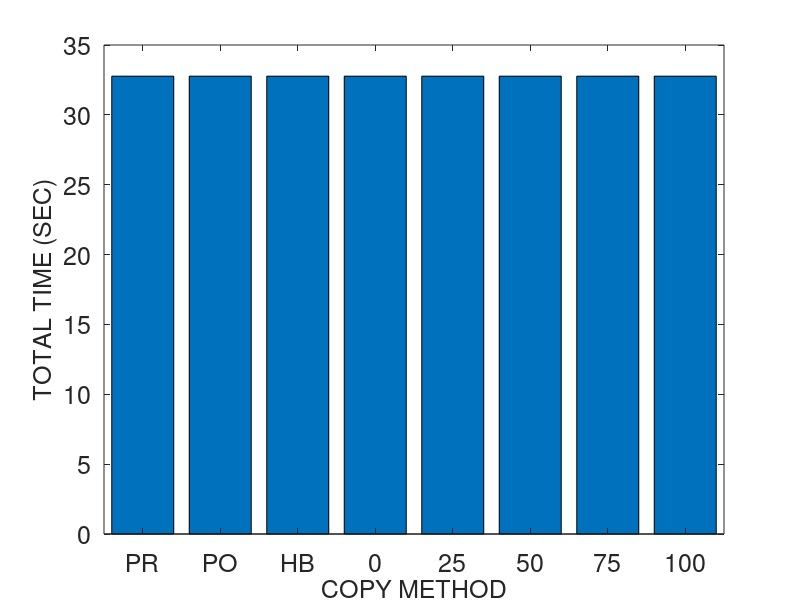
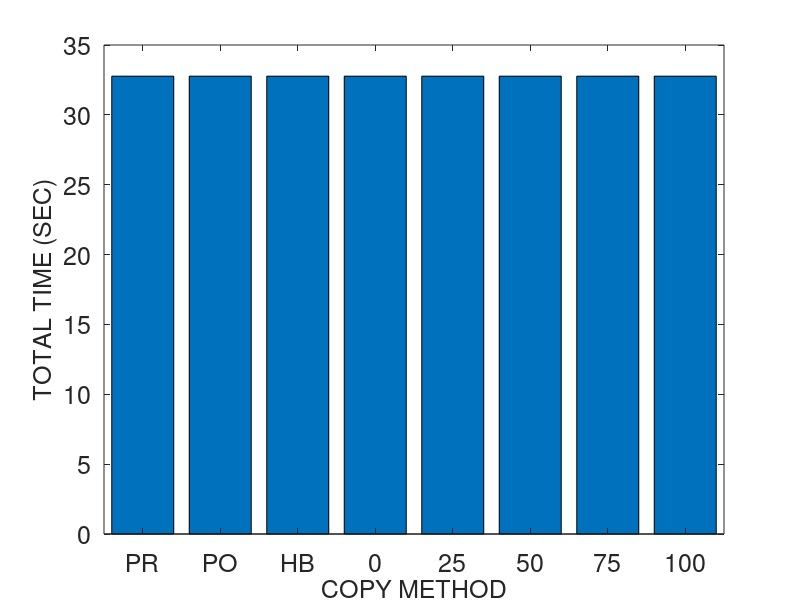
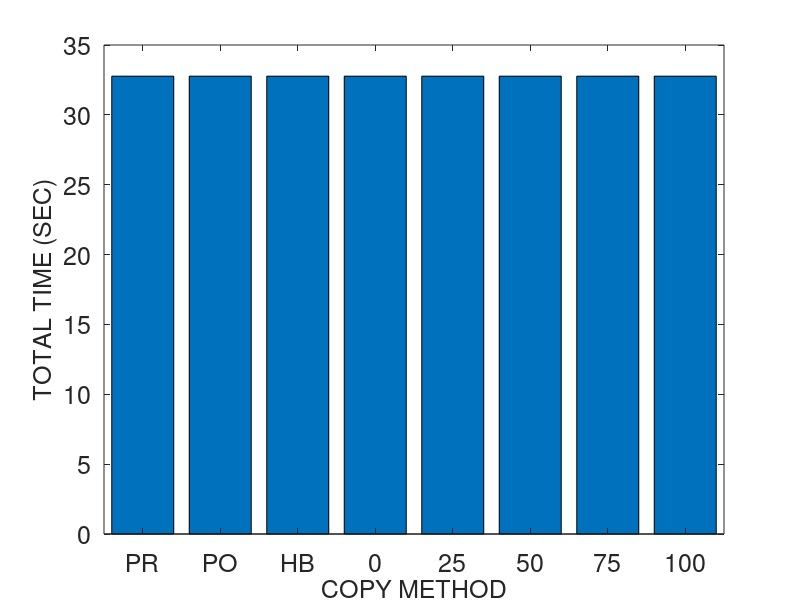
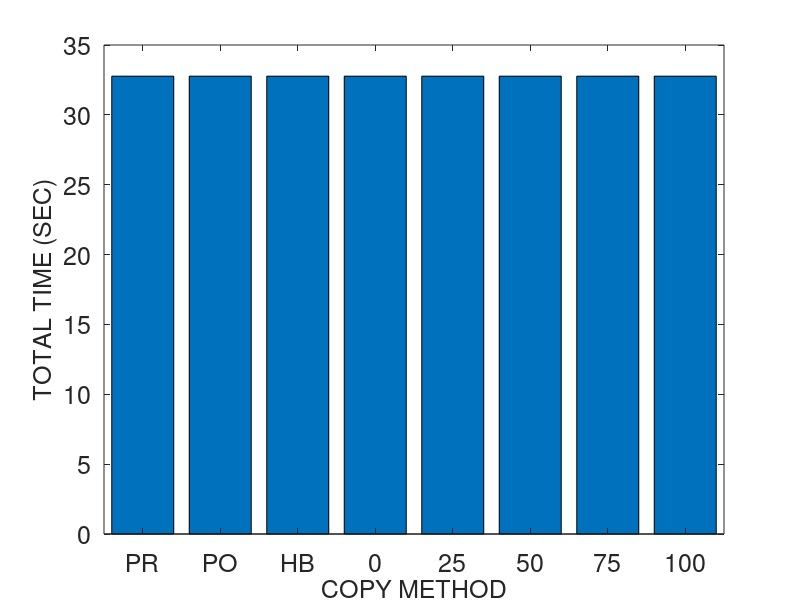

The MATLAB source for these figures, in order:
% basic hybrid copy migration
	global wss numpages readrate dirtyrate pagesize b scinfo
	global totaltime downtime totaldata

% memory size in MB
r = 4096
r *= 1024 % convert to KB

% page dirty rate in percent (%): against to total memory pages
readrate = 100
prefix = strcat ("M4G_R", num2str(readrate))
readrate /= 100

dirtyrate = 0 
prefix = strcat (prefix, "_W", num2str(dirtyrate))
dirtyrate /= 100

% prediction accuracy 0 through 1
acc = 0

pagesize = 4 % in KB
numpages = r / pagesize

% delta compression rate
comp = 0.5 

% amount of CPU and device states in KB 
scinfo = 100

% working set size in number of pages
wss = numpages * 0.25

% 0: zero, 1: read, 2: dirtied, 3: inactive data
mem = zeros(1, numpages);

run = 1

%prefix = strcat (prefix, "_acc", num2str(acc), "_r", num2str(run))

% bandwidth in gbps
b = 1000 
b = b * 1024/8 % convert to KB

%fontsize = 10
fontsize = 18
%fontsize = 20

totaltime = 0;
downtime = 0;
totaldata = 0;

A = zeros(8, 3);

%%%%%%%%%%%%%%%%%%%%%%%%%%%%%%
% precopy migration
%%%%%%%%%%%%%%%%%%%%%%%%%%%%%%
fprintf('\n')
disp('==================== Precopy migration ====================')
% iterations
present = numpages * pagesize
iter = 0
while present > 50 && iter < 29 && totaldata < 4*r
	pretime = present / b
	totaltime += pretime
	totaldata += present
	present = numpages * pagesize * dirtyrate 
	%dirts = wss * dirtyrate
	iter += 1
end

% stop-and-copy phase
% stop conditions: 29 iterations, 50 pages, 4 memory size sent
scsent = scinfo + present * pagesize
downtime = scsent / b
totaltime += downtime
totaldata += scsent

% network fault rate
NFR = 0

A (1, 1) = totaltime;
A (1, 2) = downtime;
A (1, 3) = totaldata;

%%%%%%%%%%%%%%%%%%%%%%%%%%%%%%
% postcopy migration
%%%%%%%%%%%%%%%%%%%%%%%%%%%%%%
fprintf('\n')
disp('===================== Postcopy migration ======================')
totaltime = 0;
downtime = 0;
totaldata = 0;

% stop-and-copy phase
scsent = scinfo
downtime = scsent / b
totaltime += downtime
totaldata += scsent

% prepaging (bubbling) and on-demand paging
postsent = r
posttime = postsent/b
totaltime += posttime
totaldata += postsent
% network fault rate
NFR = 0.2

A (2, 1) = totaltime;
A (2, 2) = downtime;
A (2, 3) = totaldata;

%%%%%%%%%%%%%%%%%%%%%%%%%%%%%%
% hybrid copy migration
%%%%%%%%%%%%%%%%%%%%%%%%%%%%%%
fprintf('\n')
disp('==================== Hybrid copy migration ====================')
totaltime = 0;
downtime = 0;
totaldata = 0;

% precopy phase: single iteration
present = r
pretime = present / b
totaltime += pretime
totaldata += present

% stop-and-copy phase
bitmapsize = numpages * dirtyrate/8/1024 % KB
scsent = scinfo + bitmapsize
downtime = scsent / b
totaltime += downtime
totaldata += scsent

% postcopy phase: prepaging (bubbling) and on-demand paging
%dirts = wss * dirtyrate
dirts = numpages * dirtyrate
postsent = dirts * pagesize
posttime = postsent/b
totaltime += posttime
totaldata += postsent
% network fault rate
NFR = 0.2

A (3, 1) = totaltime;
A (3, 2) = downtime;
A (3, 3) = totaldata;

%%%%%%%%%%%%%%%%%%%%%%%%%%%%%%
% proactive hybrid copy migration
%%%%%%%%%%%%%%%%%%%%%%%%%%%%%%
%disp(char(10))
fprintf('\n')
disp('=============== Proactive hybrid copy migration ================')

function [tt, dt, td] = prohybrid(acc)
	global wss numpages readrate dirtyrate pagesize b scinfo
	global totaltime downtime totaldata

	totaltime = 0;
	downtime = 0;
	totaldata = 0;

% precopy phase
% LRU, PFR

% scan the dirtied pages
% for dirtied pages
% 	mark dirtied (1)
% 	mem(random (1, wss * 0.1))	
%randperm(int64(wss * 0.1));
% for read pages
% 	mark read (2)
% 	mem (random (wss * 0.1, wss * 0.2))

% for pages
% 	predict read/write

% send the pages most likely to be read and least likely to be dirtied
% do not send the pages most likely to be dirtied
% construct queue with the order of p1/p2
%reads = numpages * 0.4 
% total read rate = wss * read_rate = 0.25 * 0.16 = 0.04 (4%)
%read_rate = 0.16
%read_rate = 0.04 % 4% of total memory
% total write rate = wss * write_rate = 0.25 * 0.16 = 0.04 (4%)
%write_rate = 0.16
%write_rate = 0.04 % 4% of total memory
% simple case: readonly pages (RO) - zero dirtied pages 
%RO = 0.3
	pred_pages = numpages * readrate * acc

% LRU
% for LRU queue
% 	mark sent
%	insert the pages into cache and perform delta compression

	present = pred_pages * pagesize
	pretime = present/b
	totaltime += pretime
	totaldata += present

	% stop-and-copy phase
	% send the CPU and device states
	bitmapsize = numpages * dirtyrate / 8 / 1024 % KB
	scsent = scinfo + bitmapsize
	downtime = scsent/b
	totaltime += downtime
	totaldata += scsent

	% postcopy phase
	postsent = (numpages - pred_pages) * pagesize

	% exclude the predicted dirtied pages 
	pred_dirts = numpages * dirtyrate * acc
	postsent = (numpages - pred_pages - pred_dirts) * pagesize
	posttime = postsent/b
	totaltime += posttime
	totaldata += postsent
end

% network fault rate
NFR = 0.2

prohybrid(acc)
A (4, 1) = totaltime;
A (4, 2) = downtime;
A (4, 3) = totaldata;

acc = 0.25
prohybrid(acc);
A (5, 1) = totaltime;
A (5, 2) = downtime;
A (5, 3) = totaldata;

acc = 0.5
prohybrid(acc);
A (6, 1) = totaltime;
A (6, 2) = downtime;
A (6, 3) = totaldata;

acc = 0.75
prohybrid(acc);
A (7, 1) = totaltime;
A (7, 2) = downtime;
A (7, 3) = totaldata;

acc = 1
prohybrid(acc);
A (8, 1) = totaltime;
A (8, 2) = downtime;
A (8, 3) = totaldata

%%%%%%%%%%%%%%%%%%%%%%%%%%%%%%%%%%%%%%%%%%%%%%%%%%%%%%%
%                     plotting
% precopy
% postcopy
% hybrid
% pro-hybrid
%%%%%%%%%%%%%%%%%%%%%%%%%%%%%%%%%%%%%%%%%%%%%%%%%%%%%%%

%prefix = "M4G_R14W14_acc100_r1"
%prefix = strcat ("M4G_R", readrate, "W", dirtyrate, "acc", acc, "r", run)
%prefix = strcat (prefix, "W")
%prefix = strcat (prefix, dirtyrate)

dlmwrite (prefix, A, ' ')

%%%%%%%%%%%%%%%%%%%% total time %%%%%%%%%%%%%%%%%%%%%%
figure;
output = strcat(prefix, ".tt");
%output = prefix
%x = ['PRECOPY', 'POSTCOPY', 'HYBRID', 'PRO-HYBRID'];
%x = {'PRE', 'POST', 'HYBR', 'PROH100', 'PROH75', 'PROH50', 'PROH25', 'PROH0'};
%x = {'PR', 'PO', 'HB', '100', '75', '50', '25', '0'};
x = {'PR', 'PO', 'HB', '0', '25', '50', '75', '100'};
%x = {'1', '2', '3', '4', '5', '6', '7', '8'};
xinterval = 2
xintervals = 1:xinterval:(xinterval*length(x));
%xintervals = 1:3:3*length(x);
%xintervals = 1:4:4*length(x);
%plot(x, A(:,2)/1000000, x, A(:,3)/1000000, '-.*');
%plot(A(:,2));

%xtics = 1:4:16
%bar(xtics, A(:,1))
%bar(A(:,1), XTicksLabelStyle = Diagonal)
bar(xintervals, A(:,1))
%bar(A(:,1))
%set(gca, 'XTick', 1:4:32, 'XTickLabel', x, 'FontSize', fontsize)
set(gca, 'XTick', xintervals, 'XTickLabel', x, 'FontSize', fontsize)
%set(gca, 'XTickLabel', x, 'FontSize', fontsize)
xlabel('COPY METHOD', 'FontSize', fontsize);
ylabel('TOTAL TIME (SEC)', 'FontSize', fontsize);
%legend('PRECOPY', 'POSTCOPY', 'HYBRID', 'PRO-HYBRID');
%bar(x, A(:,1))

saveas (1, strcat(output, ".png"));
saveas (1, strcat(output, ".eps"));
saveas (1, strcat(output, ".emf"));

%%%%%%%%%%%%%%%%%%%% downtime %%%%%%%%%%%%%%%%%%%%%%
figure;
output = strcat(prefix, ".dt");

%bar(A(:,2))
bar(xintervals, A(:,2))
%set(gca, 'XTick', 1:8, 'XTickLabel', x, 'FontSize', fontsize)
set(gca, 'XTick', xintervals, 'XTickLabel', x, 'FontSize', fontsize)
xlabel('COPY METHOD', 'FontSize', fontsize);
ylabel('DOWNTIME (SEC)', 'FontSize', fontsize);

saveas (1, strcat(output, ".png"));
saveas (1, strcat(output, ".eps"));
saveas (1, strcat(output, ".emf"));

%%%%%%%%%%%%%%%%%%%% total data %%%%%%%%%%%%%%%%%%%%%%
figure;
output = strcat(prefix, ".td");

%bar(A(:,3))
bar(xintervals, A(:,3))
%set(gca, 'XTick', 1:8, 'XTickLabel', x, 'FontSize', fontsize)
set(gca, 'XTick', xintervals, 'XTickLabel', x, 'FontSize', fontsize)
xlabel('COPY METHOD', 'FontSize', fontsize);
ylabel('TOTAL DATA (KB)', 'FontSize', fontsize);

saveas (1, strcat(output, ".png"));
saveas (1, strcat(output, ".eps"));
saveas (1, strcat(output, ".emf"));
